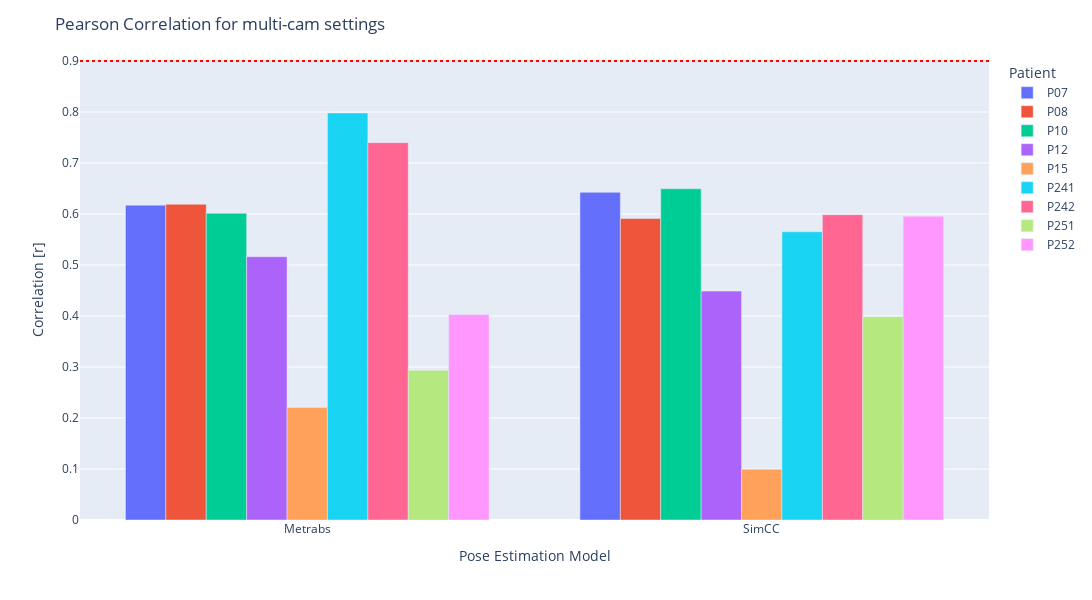

Here is the notebook cell this chart was saved with:
### Code cell
fig = px.bar(df_plot, x= 'ml', y='correlation', color='id_p', template = 'plotly', barmode='group', labels={"id_p": "Patient", "ml": "Pose Estimation Model", 'correlation': 'Correlation [r]'})

fig.add_hline(y=0.9, line_dash='dot', line_color='red', name = 'corr = 0.9')

fig.update_layout(title= f'Pearson Correlation for multi-cam settings',
                  width=1300, height=600
          )

os.makedirs(os.path.join(dir_plots_cont, '04_correlation'), exist_ok=True)

path = os.path.join(dir_plots_cont, '04_correlation', f'pearson_corr_multi_cam_model.html')
fig.write_html(path)

path = os.path.join(dir_plots_cont, '04_correlation', f'pearson_corr_multi_cam_model.png')
fig.write_image(path, scale = 5)
fig.show()

### Figure 1 — Plotly figure (JSON) as saved in the notebook; plotly's stock layout.template omitted (floating-point values rounded to 4 significant figures)
{"data": [{"alignmentgroup": "True", "hovertemplate": "Patient=P07<br>Pose Estimation Model=%{x}<br>Correlation [r]=%{y}<extra></extra>", "legendgroup": "P07", "marker": {"color": "#636efa", "pattern": {"shape": ""}}, "name": "P07", "offsetgroup": "P07", "orientation": "v", "showlegend": true, "textposition": "auto", "x": ["Metrabs", "SimCC"], "xaxis": "x", "y": [0.6173, 0.6425], "yaxis": "y", "type": "bar"}, {"alignmentgroup": "True", "hovertemplate": "Patient=P08<br>Pose Estimation Model=%{x}<br>Correlation [r]=%{y}<extra></extra>", "legendgroup": "P08", "marker": {"color": "#EF553B", "pattern": {"shape": ""}}, "name": "P08", "offsetgroup": "P08", "orientation": "v", "showlegend": true, "textposition": "auto", "x": ["Metrabs", "SimCC"], "xaxis": "x", "y": [0.619, 0.5911], "yaxis": "y", "type": "bar"}, {"alignmentgroup": "True", "hovertemplate": "Patient=P10<br>Pose Estimation Model=%{x}<br>Correlation [r]=%{y}<extra></extra>", "legendgroup": "P10", "marker": {"color": "#00cc96", "pattern": {"shape": ""}}, "name": "P10", "offsetgroup": "P10", "orientation": "v", "showlegend": true, "textposition": "auto", "x": ["Metrabs", "SimCC"], "xaxis": "x", "y": [0.6014, 0.6495], "yaxis": "y", "type": "bar"}, {"alignmentgroup": "True", "hovertemplate": "Patient=P12<br>Pose Estimation Model=%{x}<br>Correlation [r]=%{y}<extra></extra>", "legendgroup": "P12", "marker": {"color": "#ab63fa", "pattern": {"shape": ""}}, "name": "P12", "offsetgroup": "P12", "orientation": "v", "showlegend": true, "textposition": "auto", "x": ["Metrabs", "SimCC"], "xaxis": "x", "y": [0.5161, 0.4488], "yaxis": "y", "type": "bar"}, {"alignmentgroup": "True", "hovertemplate": "Patient=P15<br>Pose Estimation Model=%{x}<br>Correlation [r]=%{y}<extra></extra>", "legendgroup": "P15", "marker": {"color": "#FFA15A", "pattern": {"shape": ""}}, "name": "P15", "offsetgroup": "P15", "orientation": "v", "showlegend": true, "textposition": "auto", "x": ["Metrabs", "SimCC"], "xaxis": "x", "y": [0.2207, 0.09942], "yaxis": "y", "type": "bar"}, {"alignmentgroup": "True", "hovertemplate": "Patient=P241<br>Pose Estimation Model=%{x}<br>Correlation [r]=%{y}<extra></extra>", "legendgroup": "P241", "marker": {"color": "#19d3f3", "pattern": {"shape": ""}}, "name": "P241", "offsetgroup": "P241", "orientation": "v", "showlegend": true, "textposition": "auto", "x": ["Metrabs", "SimCC"], "xaxis": "x", "y": [0.7981, 0.5651], "yaxis": "y", "type": "bar"}, {"alignmentgroup": "True", "hovertemplate": "Patient=P242<br>Pose Estimation Model=%{x}<br>Correlation [r]=%{y}<extra></extra>", "legendgroup": "P242", "marker": {"color": "#FF6692", "pattern": {"shape": ""}}, "name": "P242", "offsetgroup": "P242", "orientation": "v", "showlegend": true, "textposition": "auto", "x": ["Metrabs", "SimCC"], "xaxis": "x", "y": [0.7399, 0.5986], "yaxis": "y", "type": "bar"}, {"alignmentgroup": "True", "hovertemplate": "Patient=P251<br>Pose Estimation Model=%{x}<br>Correlation [r]=%{y}<extra></extra>", "legendgroup": "P251", "marker": {"color": "#B6E880", "pattern": {"shape": ""}}, "name": "P251", "offsetgroup": "P251", "orientation": "v", "showlegend": true, "textposition": "auto", "x": ["Metrabs", "SimCC"], "xaxis": "x", "y": [0.2935, 0.3987], "yaxis": "y", "type": "bar"}, {"alignmentgroup": "True", "hovertemplate": "Patient=P252<br>Pose Estimation Model=%{x}<br>Correlation [r]=%{y}<extra></extra>", "legendgroup": "P252", "marker": {"color": "#FF97FF", "pattern": {"shape": ""}}, "name": "P252", "offsetgroup": "P252", "orientation": "v", "showlegend": true, "textposition": "auto", "x": ["Metrabs", "SimCC"], "xaxis": "x", "y": [0.403, 0.5955], "yaxis": "y", "type": "bar"}], "layout": {"xaxis": {"anchor": "y", "domain": [0.0, 1.0], "title": {"text": "Pose Estimation Model"}}, "yaxis": {"anchor": "x", "domain": [0.0, 1.0], "title": {"text": "Correlation [r]"}}, "legend": {"title": {"text": "Patient"}, "tracegroupgap": 0}, "margin": {"t": 60}, "barmode": "group", "shapes": [{"line": {"color": "red", "dash": "dot"}, "name": "corr = 0.9", "type": "line", "x0": 0, "x1": 1, "xref": "x domain", "y0": 0.9, "y1": 0.9, "yref": "y"}], "title": {"text": "Pearson Correlation for multi-cam settings"}, "width": 1300, "height": 600}}
